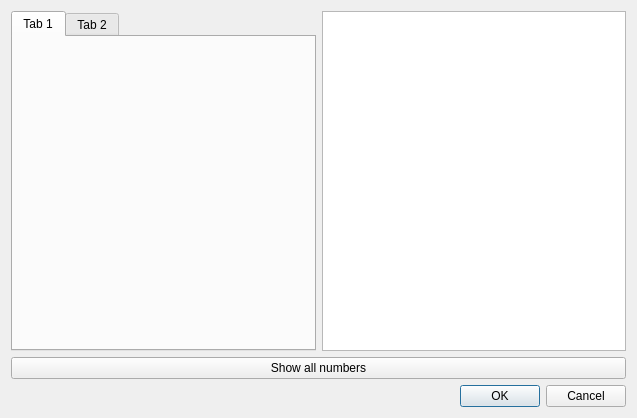
<?xml version="1.0" encoding="UTF-8"?>
<ui version="4.0">
 <class>DExamenTab</class>
 <widget class="QDialog" name="DExamenTab">
  <property name="geometry">
   <rect>
    <x>0</x>
    <y>0</y>
    <width>637</width>
    <height>418</height>
   </rect>
  </property>
  <property name="windowTitle">
   <string>Dialog</string>
  </property>
  <layout class="QVBoxLayout" name="verticalLayout">
   <item>
    <layout class="QHBoxLayout" name="horizontalLayout">
     <item>
      <widget class="QTabWidget" name="tabla">
       <property name="currentIndex">
        <number>0</number>
       </property>
       <widget class="QWidget" name="tab">
        <attribute name="title">
         <string>Tab 1</string>
        </attribute>
       </widget>
       <widget class="QWidget" name="tab_2">
        <attribute name="title">
         <string>Tab 2</string>
        </attribute>
       </widget>
      </widget>
     </item>
     <item>
      <widget class="QListWidget" name="listWidget"/>
     </item>
    </layout>
   </item>
   <item>
    <widget class="QPushButton" name="pushButton">
     <property name="text">
      <string>Show all numbers</string>
     </property>
    </widget>
   </item>
   <item>
    <widget class="QDialogButtonBox" name="buttonBox">
     <property name="orientation">
      <enum>Qt::Horizontal</enum>
     </property>
     <property name="standardButtons">
      <set>QDialogButtonBox::Cancel|QDialogButtonBox::Ok</set>
     </property>
    </widget>
   </item>
  </layout>
 </widget>
 <resources/>
 <connections>
  <connection>
   <sender>buttonBox</sender>
   <signal>accepted()</signal>
   <receiver>DExamenTab</receiver>
   <slot>accept()</slot>
   <hints>
    <hint type="sourcelabel">
     <x>248</x>
     <y>254</y>
    </hint>
    <hint type="destinationlabel">
     <x>157</x>
     <y>274</y>
    </hint>
   </hints>
  </connection>
  <connection>
   <sender>buttonBox</sender>
   <signal>rejected()</signal>
   <receiver>DExamenTab</receiver>
   <slot>reject()</slot>
   <hints>
    <hint type="sourcelabel">
     <x>316</x>
     <y>260</y>
    </hint>
    <hint type="destinationlabel">
     <x>286</x>
     <y>274</y>
    </hint>
   </hints>
  </connection>
 </connections>
</ui>
